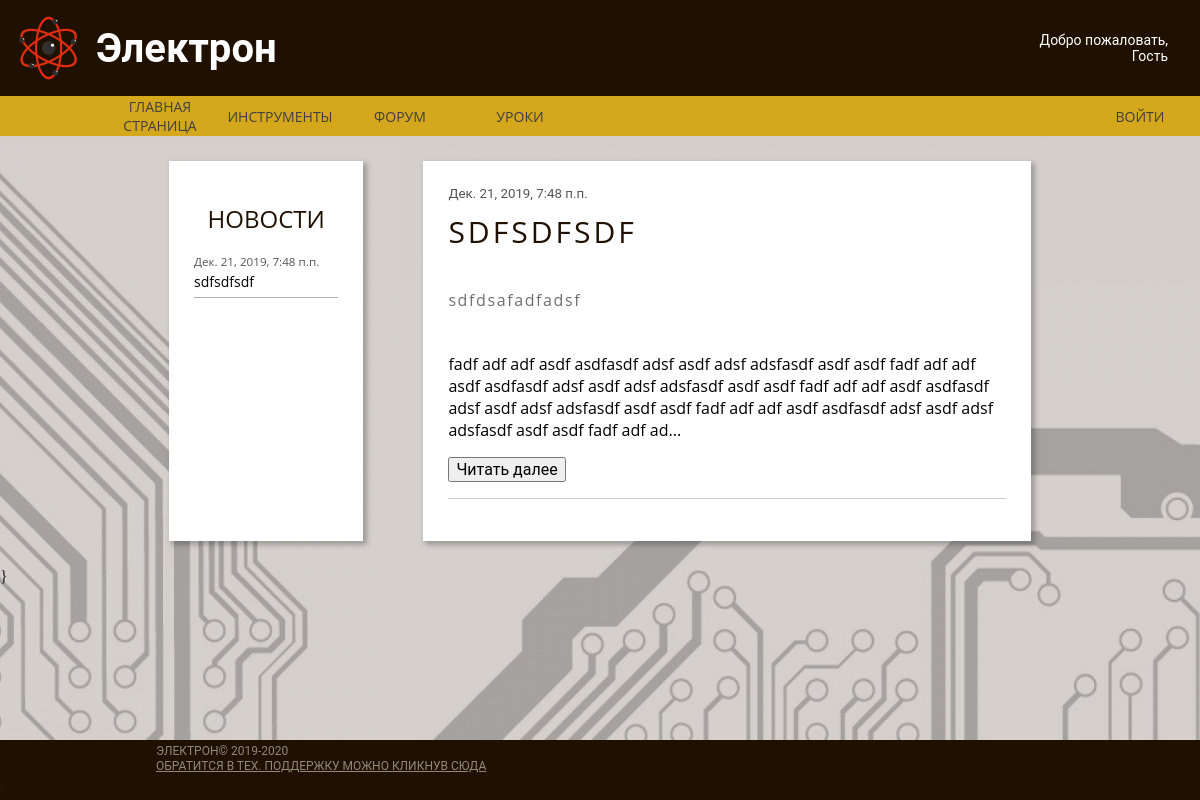
Before: / with the older database file.
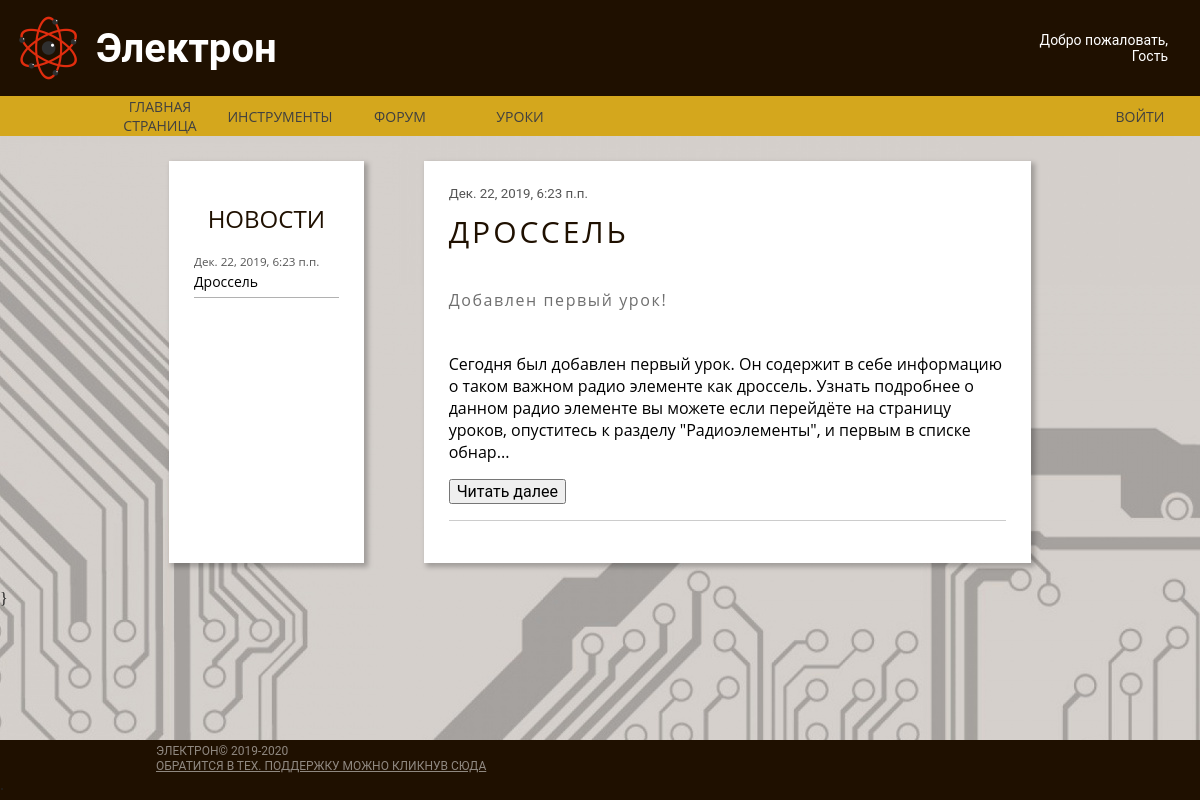
After: the same page with the newer database file.
### Main/models.py (models this page shows, shortened)
class News(models.Model):
    Title = models.CharField("название", max_length=90)
    Subtitle = models.CharField("Под название", max_length=90)
    text = models.TextField("текст")
    pub_date_com = models.DateTimeField(default=datetime.datetime.now())

### Main/views.py (the view)
# urls.py: path("", hello.as_view(), name = 'main_url'),
class hello(TipRender, View):
    temp = 'First/index'

### Main/utils.py (called while the page is built)
def news():
    return reversed(News.objects.all())

def CheckCOOKIE(request):
    if "UserNick" in request.COOKIES:
        if request.COOKIES["UserNick"] != "":
            h = request.COOKIES["UserNick"]
        else:
            h = ""
    else:
        h = ""
    return h

    def get(self, request, **kwargs):
        h = CheckCOOKIE(request)
        if 'ROOT' in request.COOKIES:
            g = request.COOKIES['ROOT']
        else:
            g = 'False'
        if 'num' in kwargs:
            self.temp += kwargs['num']
            self.temp += '.html'
            return render(request, self.temp, context={'Nick': h, "ROOT": g, "news": news()})
        elif "Nic" in kwargs:
            n = get_object_or_404(user, Nickname_us=kwargs['Nic'])
            arts = Article.objects.filter(author_art__iexact=n.Nickname_us)
            self.temp += '.html'
            return render(request, self.temp, context={'Nick': h, "ROOT": g, "articles": arts, 'User': n, "news": news()})
        else:
            self.temp += '.html'
            return render(request, self.temp, context={'Nick': h, "ROOT": g, "news": news(), "News": news()})

### Main/templates/First/index.html (shortened to what this page needs)
{% extends "First/Base_blok.html"%}
{% load static %}
{% block css %}
    <link rel="stylesheet" href="{% static 'css/normalize.css' %}">
    <link rel="stylesheet" href="{% static 'css/main.css' %}">
    <link rel="stylesheet" href="{% static 'css/article.css' %}">
{% endblock %}
{% block content %}
<div class="container main-container">
    <div class="container side-bar">
        <h1 class="item title side-bar-title">
            Новости
        </h1>
        {% for i in news %}
        <a class="item link side-bar-link">
            <span class="date">{{i.pub_date_com}} </span>{{i.Title}}
        </a>
        {% endfor %}
    </div>
    <div class="container generic">
        {% for i in News %}
        <div class="container article">
            <span class="item date">{{i.pub_date_com}}</span>
            <h1 class="item title generic-title">
                {{i.Title}}
            </h1>
            <h5 class="item subtitle generic-subtitle">
                {{i.Subtitle}}
            </h5>
            <p class="item text generic-text">
                {{i.text|slice:":255"}}...
            </p>
            <a href="{% url 'new_detail_url' i.id %}"><button class="item">Читать далее</button></a>
            <hr>
        </div>
        {% endfor %}
    </div>
</div>
{% endblock %}

Changed rows visible on the page:
removed News: pub_date_com "Дек. 21, 2019, 7:48 п.п.", Title "sdfsdfsdf", Title "SDFSDFSDF", Subtitle "sdfdsafadfadsf", text "fadf adf adf asdf asdfasdf adsf asdf adsf adsfasdf asdf asdf fadf adf adf asdf asdfasdf adsf asdf adsf adsfasdf asdf asdf fadf adf adf asdf asdfasdf adsf asdf adsf adsfasdf asdf asdf fadf adf adf asdf asdfasdf adsf asdf adsf adsfasdf asdf asdf fadf adf ad"
added News: pub_date_com "Дек. 22, 2019, 6:23 п.п.", Title "Дроссель", Title "ДРОССЕЛЬ", Subtitle "Добавлен первый урок!", text "Сегодня был добавлен первый урок. Он содержит в себе информацию о таком важном радио элементе как дроссель. Узнать подробнее о данном радио элементе вы можете если перейдёте на страницу уроков, опуститесь к разделу \"Радиоэлементы\", и первым в списке обнар"
